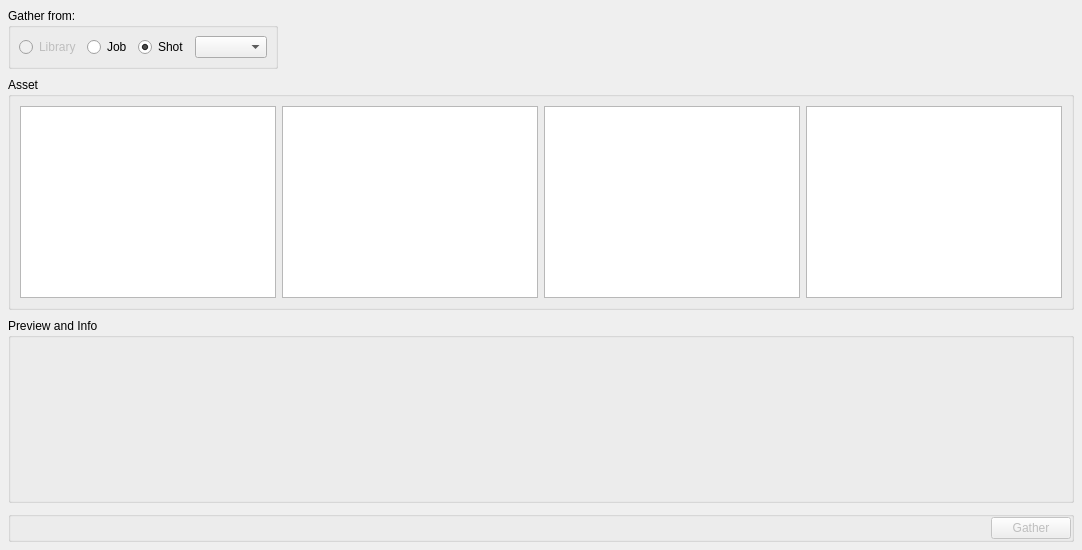
      <widget class="QWidget" name="gather_tab">
       <attribute name="title">
        <string>Gather</string>
       </attribute>
       <layout class="QVBoxLayout" name="gatherTab_verticalLayout">
        <property name="spacing">
         <number>8</number>
        </property>
        <property name="margin">
         <number>8</number>
        </property>
        <item>
         <widget class="QFrame" name="gatherAssetTop_frame">
          <property name="sizePolicy">
           <sizepolicy hsizetype="Preferred" vsizetype="Maximum">
            <horstretch>0</horstretch>
            <verstretch>0</verstretch>
           </sizepolicy>
          </property>
          <property name="frameShape">
           <enum>QFrame::NoFrame</enum>
          </property>
          <property name="frameShadow">
           <enum>QFrame::Raised</enum>
          </property>
          <layout class="QHBoxLayout" name="horizontalLayout_14">
           <property name="margin">
            <number>0</number>
           </property>
           <item>
            <widget class="QGroupBox" name="gatherFrom_groupBox">
             <property name="enabled">
              <bool>true</bool>
             </property>
             <property name="sizePolicy">
              <sizepolicy hsizetype="Maximum" vsizetype="Preferred">
               <horstretch>0</horstretch>
               <verstretch>0</verstretch>
              </sizepolicy>
             </property>
             <property name="title">
              <string>Gather from:</string>
             </property>
             <layout class="QHBoxLayout" name="gatherFrom_horizontalLayout">
              <property name="margin">
               <number>8</number>
              </property>
              <item>
               <widget class="QRadioButton" name="gatherFromLibrary_radioButton">
                <property name="enabled">
                 <bool>false</bool>
                </property>
                <property name="autoFillBackground">
                 <bool>false</bool>
                </property>
                <property name="text">
                 <string>Library</string>
                </property>
                <property name="checked">
                 <bool>false</bool>
                </property>
                <property name="autoExclusive">
                 <bool>true</bool>
                </property>
               </widget>
              </item>
              <item>
               <widget class="QRadioButton" name="gatherFromJob_radioButton">
                <property name="enabled">
                 <bool>true</bool>
                </property>
                <property name="autoFillBackground">
                 <bool>false</bool>
                </property>
                <property name="text">
                 <string>Job</string>
                </property>
                <property name="checked">
                 <bool>false</bool>
                </property>
                <property name="autoExclusive">
                 <bool>true</bool>
                </property>
               </widget>
              </item>
              <item>
               <widget class="QRadioButton" name="gatherFromShot_radioButton">
                <property name="enabled">
                 <bool>true</bool>
                </property>
                <property name="autoFillBackground">
                 <bool>false</bool>
                </property>
                <property name="text">
                 <string>Shot</string>
                </property>
                <property name="checked">
                 <bool>true</bool>
                </property>
                <property name="autoExclusive">
                 <bool>true</bool>
                </property>
               </widget>
              </item>
              <item>
               <widget class="QComboBox" name="gatherFromShot_comboBox"/>
              </item>
             </layout>
            </widget>
           </item>
           <item>
            <spacer name="horizontalSpacer_2">
             <property name="orientation">
              <enum>Qt::Horizontal</enum>
             </property>
             <property name="sizeHint" stdset="0">
              <size>
               <width>40</width>
               <height>20</height>
              </size>
             </property>
            </spacer>
           </item>
          </layout>
         </widget>
        </item>
        <item>
         <widget class="QGroupBox" name="gatherAsset_groupBox">
          <property name="enabled">
           <bool>true</bool>
          </property>
          <property name="title">
           <string>Asset</string>
          </property>
          <layout class="QHBoxLayout" name="horizontalLayout_13">
           <item>
            <widget class="QListWidget" name="assetType_listWidget">
             <property name="frameShape">
              <enum>QFrame::StyledPanel</enum>
             </property>
             <property name="alternatingRowColors">
              <bool>false</bool>
             </property>
            </widget>
           </item>
           <item>
            <widget class="QListWidget" name="assetName_listWidget">
             <property name="layoutDirection">
              <enum>Qt::LeftToRight</enum>
             </property>
             <property name="frameShape">
              <enum>QFrame::StyledPanel</enum>
             </property>
             <property name="frameShadow">
              <enum>QFrame::Raised</enum>
             </property>
             <property name="alternatingRowColors">
              <bool>false</bool>
             </property>
            </widget>
           </item>
           <item>
            <widget class="QListWidget" name="assetSubType_listWidget">
             <property name="enabled">
              <bool>true</bool>
             </property>
             <property name="layoutDirection">
              <enum>Qt::LeftToRight</enum>
             </property>
             <property name="frameShape">
              <enum>QFrame::StyledPanel</enum>
             </property>
             <property name="frameShadow">
              <enum>QFrame::Raised</enum>
             </property>
             <property name="alternatingRowColors">
              <bool>false</bool>
             </property>
             <property name="selectionRectVisible">
              <bool>false</bool>
             </property>
            </widget>
           </item>
           <item>
            <widget class="QListWidget" name="assetVersion_listWidget">
             <property name="frameShape">
              <enum>QFrame::StyledPanel</enum>
             </property>
             <property name="alternatingRowColors">
              <bool>false</bool>
             </property>
            </widget>
           </item>
          </layout>
          <zorder>assetName_listWidget</zorder>
          <zorder>assetSubType_listWidget</zorder>
          <zorder>assetType_listWidget</zorder>
          <zorder>assetVersion_listWidget</zorder>
         </widget>
        </item>
        <item>
         <widget class="QGroupBox" name="previewAndInfo_groupBox">
          <property name="sizePolicy">
           <sizepolicy hsizetype="Preferred" vsizetype="Maximum">
            <horstretch>0</horstretch>
            <verstretch>0</verstretch>
           </sizepolicy>
          </property>
          <property name="title">
           <string>Preview and Info</string>
          </property>
          <layout class="QHBoxLayout" name="horizontalLayout_15">
           <item>
            <widget class="QLabel" name="gatherImgPreview_label">
             <property name="sizePolicy">
              <sizepolicy hsizetype="Fixed" vsizetype="Fixed">
               <horstretch>0</horstretch>
               <verstretch>0</verstretch>
              </sizepolicy>
             </property>
             <property name="minimumSize">
              <size>
               <width>256</width>
               <height>144</height>
              </size>
             </property>
             <property name="maximumSize">
              <size>
               <width>256</width>
               <height>144</height>
              </size>
             </property>
             <property name="frameShape">
              <enum>QFrame::NoFrame</enum>
             </property>
             <property name="text">
              <string/>
             </property>
            </widget>
           </item>
           <item>
            <widget class="QTextEdit" name="gatherInfo_textEdit">
             <property name="maximumSize">
              <size>
               <width>16777215</width>
               <height>144</height>
              </size>
             </property>
             <property name="palette">
              <palette>
               <active>
                <colorrole role="WindowText">
                 <brush brushstyle="SolidPattern">
                  <color alpha="255">
                   <red>204</red>
                   <green>204</green>
                   <blue>204</blue>
                  </color>
                 </brush>
                </colorrole>
                <colorrole role="Button">
                 <brush brushstyle="SolidPattern">
                  <color alpha="0">
                   <red>0</red>
                   <green>0</green>
                   <blue>0</blue>
                  </color>
                 </brush>
                </colorrole>
                <colorrole role="Text">
                 <brush brushstyle="SolidPattern">
                  <color alpha="255">
                   <red>204</red>
                   <green>204</green>
                   <blue>204</blue>
                  </color>
                 </brush>
                </colorrole>
                <colorrole role="ButtonText">
                 <brush brushstyle="SolidPattern">
                  <color alpha="255">
                   <red>204</red>
                   <green>204</green>
                   <blue>204</blue>
                  </color>
                 </brush>
                </colorrole>
                <colorrole role="Base">
                 <brush brushstyle="NoBrush">
                  <color alpha="255">
                   <red>0</red>
                   <green>0</green>
                   <blue>0</blue>
                  </color>
                 </brush>
                </colorrole>
                <colorrole role="Window">
                 <brush brushstyle="SolidPattern">
                  <color alpha="0">
                   <red>0</red>
                   <green>0</green>
                   <blue>0</blue>
                  </color>
                 </brush>
                </colorrole>
               </active>
               <inactive>
                <colorrole role="WindowText">
                 <brush brushstyle="SolidPattern">
                  <color alpha="255">
                   <red>204</red>
                   <green>204</green>
                   <blue>204</blue>
                  </color>
                 </brush>
                </colorrole>
                <colorrole role="Button">
                 <brush brushstyle="SolidPattern">
                  <color alpha="0">
                   <red>0</red>
                   <green>0</green>
                   <blue>0</blue>
                  </color>
                 </brush>
                </colorrole>
                <colorrole role="Text">
                 <brush brushstyle="SolidPattern">
                  <color alpha="255">
                   <red>204</red>
                   <green>204</green>
                   <blue>204</blue>
                  </color>
                 </brush>
                </colorrole>
                <colorrole role="ButtonText">
                 <brush brushstyle="SolidPattern">
                  <color alpha="255">
                   <red>204</red>
                   <green>204</green>
                   <blue>204</blue>
                  </color>
                 </brush>
                </colorrole>
                <colorrole role="Base">
                 <brush brushstyle="NoBrush">
                  <color alpha="255">
                   <red>0</red>
                   <green>0</green>
                   <blue>0</blue>
                  </color>
                 </brush>
                </colorrole>
                <colorrole role="Window">
                 <brush brushstyle="SolidPattern">
                  <color alpha="0">
                   <red>0</red>
                   <green>0</green>
                   <blue>0</blue>
                  </color>
                 </brush>
                </colorrole>
               </inactive>
               <disabled>
                <colorrole role="WindowText">
                 <brush brushstyle="SolidPattern">
                  <color alpha="255">
                   <red>102</red>
                   <green>102</green>
                   <blue>102</blue>
                  </color>
                 </brush>
                </colorrole>
                <colorrole role="Button">
                 <brush brushstyle="SolidPattern">
                  <color alpha="0">
                   <red>0</red>
                   <green>0</green>
                   <blue>0</blue>
                  </color>
                 </brush>
                </colorrole>
                <colorrole role="Text">
                 <brush brushstyle="SolidPattern">
                  <color alpha="255">
                   <red>102</red>
                   <green>102</green>
                   <blue>102</blue>
                  </color>
                 </brush>
                </colorrole>
                <colorrole role="ButtonText">
                 <brush brushstyle="SolidPattern">
                  <color alpha="255">
                   <red>102</red>
                   <green>102</green>
                   <blue>102</blue>
                  </color>
                 </brush>
                </colorrole>
                <colorrole role="Base">
                 <brush brushstyle="NoBrush">
                  <color alpha="255">
                   <red>0</red>
                   <green>0</green>
                   <blue>0</blue>
                  </color>
                 </brush>
                </colorrole>
                <colorrole role="Window">
                 <brush brushstyle="SolidPattern">
                  <color alpha="0">
                   <red>0</red>
                   <green>0</green>
                   <blue>0</blue>
                  </color>
                 </brush>
                </colorrole>
               </disabled>
              </palette>
             </property>
             <property name="styleSheet">
              <string notr="true">QTextEdit, QPlainTextEdit, QListView {
	background: transparent;
	border-color: transparent;
}
</string>
             </property>
             <property name="frameShape">
              <enum>QFrame::NoFrame</enum>
             </property>
             <property name="frameShadow">
              <enum>QFrame::Plain</enum>
             </property>
             <property name="readOnly">
              <bool>true</bool>
             </property>
             <property name="html">
              <string>&lt;!DOCTYPE HTML PUBLIC &quot;-//W3C//DTD HTML 4.0//EN&quot; &quot;http://www.w3.org/TR/REC-html40/strict.dtd&quot;&gt;
&lt;html&gt;&lt;head&gt;&lt;meta name=&quot;qrichtext&quot; content=&quot;1&quot; /&gt;&lt;style type=&quot;text/css&quot;&gt;
p, li { white-space: pre-wrap; }
&lt;/style&gt;&lt;/head&gt;&lt;body style=&quot; font-family:'MS Shell Dlg 2'; font-size:8.25pt; font-weight:400; font-style:normal;&quot;&gt;
&lt;p style=&quot; margin-top:0px; margin-bottom:0px; margin-left:0px; margin-right:0px; -qt-block-indent:0; text-indent:0px;&quot;&gt;&lt;span style=&quot; font-family:'Helvetica'; font-size:11pt;&quot;&gt;&lt;br /&gt;&lt;/span&gt;&lt;/p&gt;&lt;/body&gt;&lt;/html&gt;</string>
             </property>
            </widget>
           </item>
          </layout>
         </widget>
        </item>
        <item>
         <widget class="QGroupBox" name="groupBox">
          <property name="sizePolicy">
           <sizepolicy hsizetype="Preferred" vsizetype="Maximum">
            <horstretch>0</horstretch>
            <verstretch>0</verstretch>
           </sizepolicy>
          </property>
          <property name="title">
           <string/>
          </property>
          <property name="flat">
           <bool>true</bool>
          </property>
          <layout class="QHBoxLayout" name="horizontalLayout_18">
           <property name="margin">
            <number>0</number>
           </property>
           <item>
            <spacer name="horizontalSpacer_3">
             <property name="orientation">
              <enum>Qt::Horizontal</enum>
             </property>
             <property name="sizeHint" stdset="0">
              <size>
               <width>40</width>
               <height>20</height>
              </size>
             </property>
            </spacer>
           </item>
           <item>
            <widget class="QPushButton" name="gather_pushButton">
             <property name="enabled">
              <bool>false</bool>
             </property>
             <property name="sizePolicy">
              <sizepolicy hsizetype="Maximum" vsizetype="Fixed">
               <horstretch>0</horstretch>
               <verstretch>0</verstretch>
              </sizepolicy>
             </property>
             <property name="text">
              <string>Gather</string>
             </property>
             <property name="default">
              <bool>false</bool>
             </property>
             <property name="flat">
              <bool>false</bool>
             </property>
            </widget>
           </item>
          </layout>
         </widget>
        </item>
       </layout>
      </widget>
